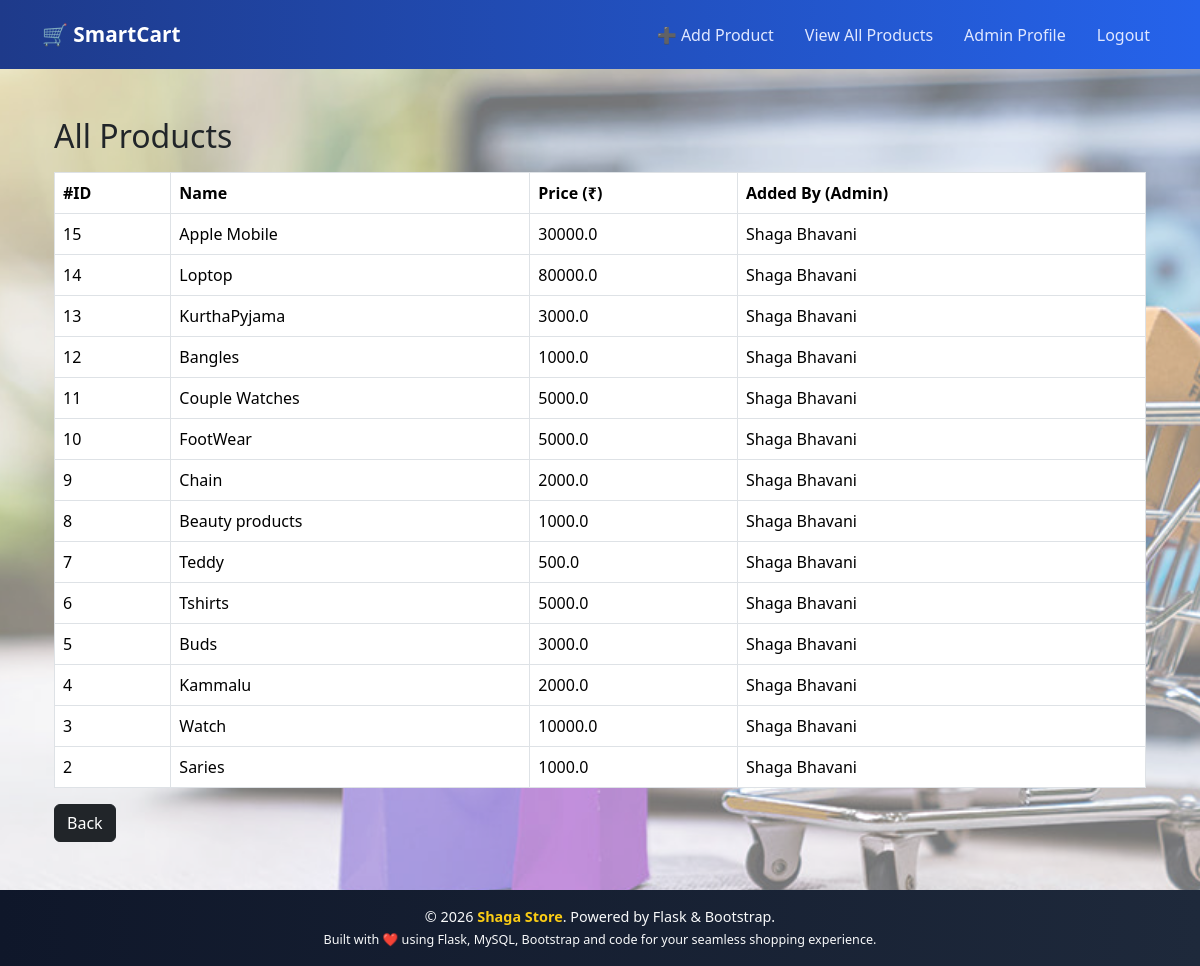
The app's page /superadmin/products (signed in) with its own data.
### tables this page shows
CREATE TABLE products (
    product_id INTEGER PRIMARY KEY AUTOINCREMENT,
    name TEXT,
    description TEXT,
    category TEXT,
    price REAL,
    image TEXT,
    admin_id INTEGER
);

CREATE TABLE admin (
    admin_id INTEGER PRIMARY KEY AUTOINCREMENT,
    name TEXT,
    email TEXT UNIQUE,
    password TEXT,
    profile_image TEXT,
    role TEXT NOT NULL DEFAULT 'admin',
    status TEXT NOT NULL DEFAULT 'pending',
    login_count INTEGER DEFAULT 0
, is_approved INTEGER DEFAULT 1);

### app.py (the view)
@app.route('/superadmin/products')
def superadmin_products():
    if not session.get('superadmin'):
        return redirect('/admin-login')
    conn = get_db_connection()
    cursor = conn.cursor()
    cursor.execute("""
        SELECT
            p.product_id,
            p.name AS product_name,
            p.price,
            a.name AS admin_name
        FROM products p
        LEFT JOIN admin a ON p.admin_id = a.admin_id
        ORDER BY p.product_id DESC
    """)
    products = cursor.fetchall()
    cursor.close()
    conn.close()
    return render_template("superadmin/products.html", products=products)

### app.py (called while the page is built)
def get_db_connection():
    conn = sqlite3.connect("smartcart.db")
    conn.row_factory = sqlite3.Row   # dictionary=True replacement
    return conn

### templates/superadmin/products.html
{% extends 'base.html' %}
{% block content %}
<div class="container mt-4">
<h2>All Products</h2>
<table class="table table-bordered mt-3">
<thead>
<tr>
    <th>#ID</th>
    <th>Name</th>
    <th>Price (₹)</th>
    <th>Added By (Admin)</th>
</tr>
</thead>
<tbody>
{% for product in products %}
<tr>
    <td>{{ product.product_id }}</td>
    <td>{{ product.product_name }}</td>
    <td>{{ product.price }}</td>
    <td>{{ product.admin_name or 'N/A' }}</td>
</tr>
{% endfor %}
</tbody>
</table>
<a href="/superadmin-dashboard" class="btn btn-dark">Back</a>
</div>
{% endblock %}

### static/style.css (style rules this page uses)
body { margin: 0; font-family: 'Segoe UI', Tahoma, sans-serif; background: linear-gradient( 135deg, rgba(99, 102, 241, 0.45), rgba(56, 189, 248, 0.45), rgba(34, 197, 94, 0.45) ); background-image: url("./bg.jpg"); background-size: cover; background-position: center; background-repeat: no-repeat; background-attachment: fixed; min-height: 100vh; }
body { background-image: url("./bg.jpg"); background-size: cover; background-position: center; background-repeat: no-repeat; background-attachment: fixed; }

### records on screen
products: product_id "15", product_name "Apple Mobile", price "30000.0", name "Shaga Bhavani"
products: product_id "14", product_name "Loptop", price "80000.0", name "Shaga Bhavani"
products: product_id "13", product_name "KurthaPyjama", price "3000.0", name "Shaga Bhavani"
products: product_id "12", product_name "Bangles", price "1000.0", name "Shaga Bhavani"
products: product_id "11", product_name "Couple Watches", price "5000.0", name "Shaga Bhavani"
products: product_id "10", product_name "FootWear", price "5000.0", name "Shaga Bhavani"
products: product_id "9", product_name "Chain", price "2000.0", name "Shaga Bhavani"
products: product_id "8", product_name "Beauty products", price "1000.0", name "Shaga Bhavani"
products: product_id "7", product_name "Teddy", price "500.0", name "Shaga Bhavani"
products: product_id "6", product_name "Tshirts", price "5000.0", name "Shaga Bhavani"
products: product_id "5", product_name "Buds", price "3000.0", name "Shaga Bhavani"
products: product_id "4", product_name "Kammalu", price "2000.0", name "Shaga Bhavani"
products: product_id "3", product_name "Watch", price "10000.0", name "Shaga Bhavani"
products: product_id "2", product_name "Saries", price "1000.0", name "Shaga Bhavani"
